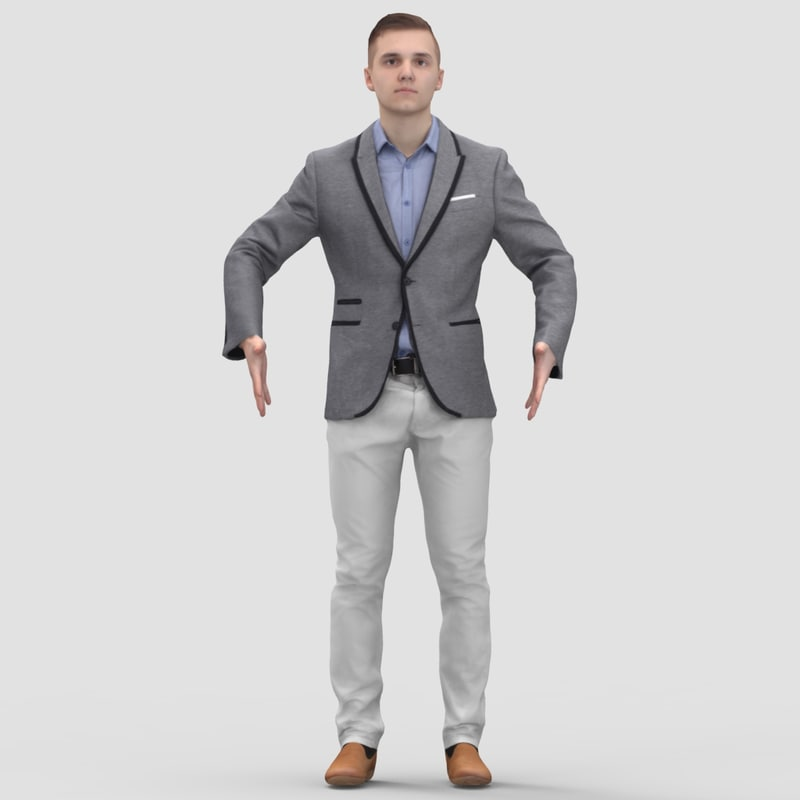
#> input picture image.jpg, 800 x 800 px
$ jupyter execute --allow-errors Pose_Detection.ipynb   (shell and % lines are left out)
#> lines starting #> are read from the running program, lines starting #| are printed output that depends on the picture
[cell 1]
%cd human-pose-estimation-opencv/

[cell 2]
import cv2 as cv
import numpy as np
from google.colab.patches import cv2_imshow

BODY_PARTS = { "Nose": 0, "Neck": 1, "RShoulder": 2, "RElbow": 3, "RWrist": 4,
               "LShoulder": 5, "LElbow": 6, "LWrist": 7, "RHip": 8, "RKnee": 9,
               "RAnkle": 10, "LHip": 11, "LKnee": 12, "LAnkle": 13, "REye": 14,
               "LEye": 15, "REar": 16, "LEar": 17, "Background": 18 }

POSE_PAIRS = [ ["Neck", "RShoulder"], ["Neck", "LShoulder"], ["RShoulder", "RElbow"],
               ["RElbow", "RWrist"], ["LShoulder", "LElbow"], ["LElbow", "LWrist"],
               ["Neck", "RHip"], ["RHip", "RKnee"], ["RKnee", "RAnkle"], ["Neck", "LHip"],
               ["LHip", "LKnee"], ["LKnee", "LAnkle"], ["Neck", "Nose"], ["Nose", "REye"],
               ["REye", "REar"], ["Nose", "LEye"], ["LEye", "LEar"] ]

width = 368
height = 368
inWidth = width
inHeight = height

#> (the rest of this cell did not finish here and is left out)

[cell 3]
input = cv.imread("image.jpg")
#> input is the input picture: shape (800, 800, 3); mean B, G, R 208.5, 208.1, 208.9
#> (the rest of this cell did not finish here and is left out)

[cell 4]
input = cv.imread("image1.jpg")
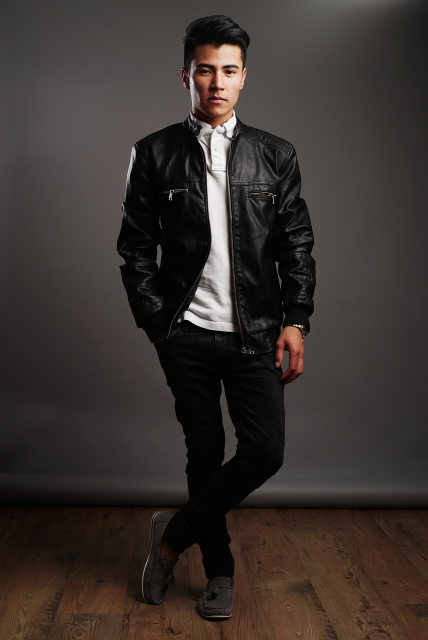
#> input picture image1.jpg, 855 x 1280 px (shown at 1/2 size)
#> input is the input picture: shape (1280, 855, 3); mean B, G, R 46.5, 50.4, 57.7
#> (the rest of this cell did not finish here and is left out)

[cell 5]
input = cv.imread("image2.jpg")
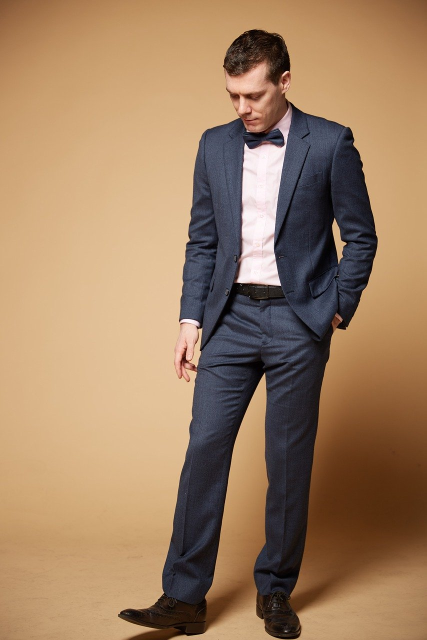
#> input picture image2.jpg, 853 x 1280 px (shown at 1/2 size)
#> input is the input picture: shape (1280, 853, 3); mean B, G, R 98.5, 128.2, 159.2
#> (the rest of this cell did not finish here and is left out)

[cell 6]
input = cv.imread("BabarAzam.jpg")
#> (the rest of this cell did not finish here and is left out)

[cell 7]
import cv2
cap = cv2.VideoCapture('dance.mp4')
ret, frame = cap.read()
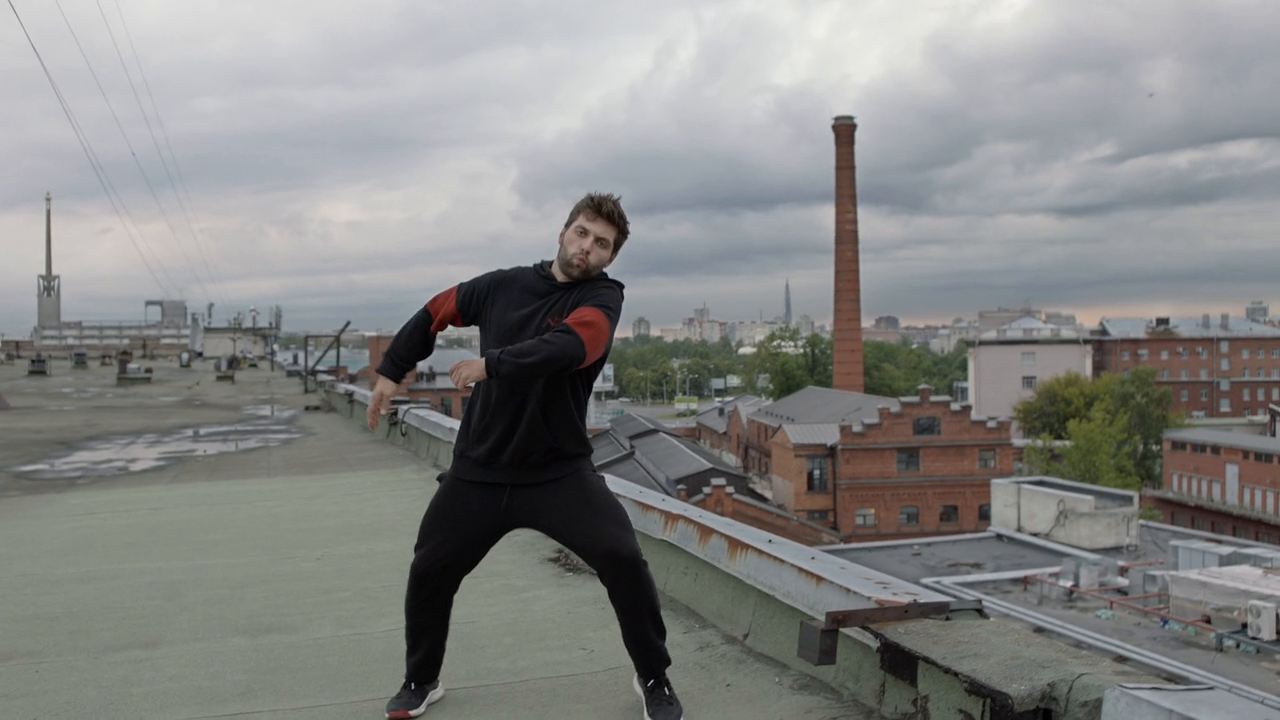
#> input picture frame 21 of dance.mp4, 1280 x 720 px
#> frame is the input picture: shape (720, 1280, 3); mean B, G, R 132.3, 133.9, 133.2
frame_height, frame_width, _ = frame.shape
#> frame_height = 720; frame_width = 1280
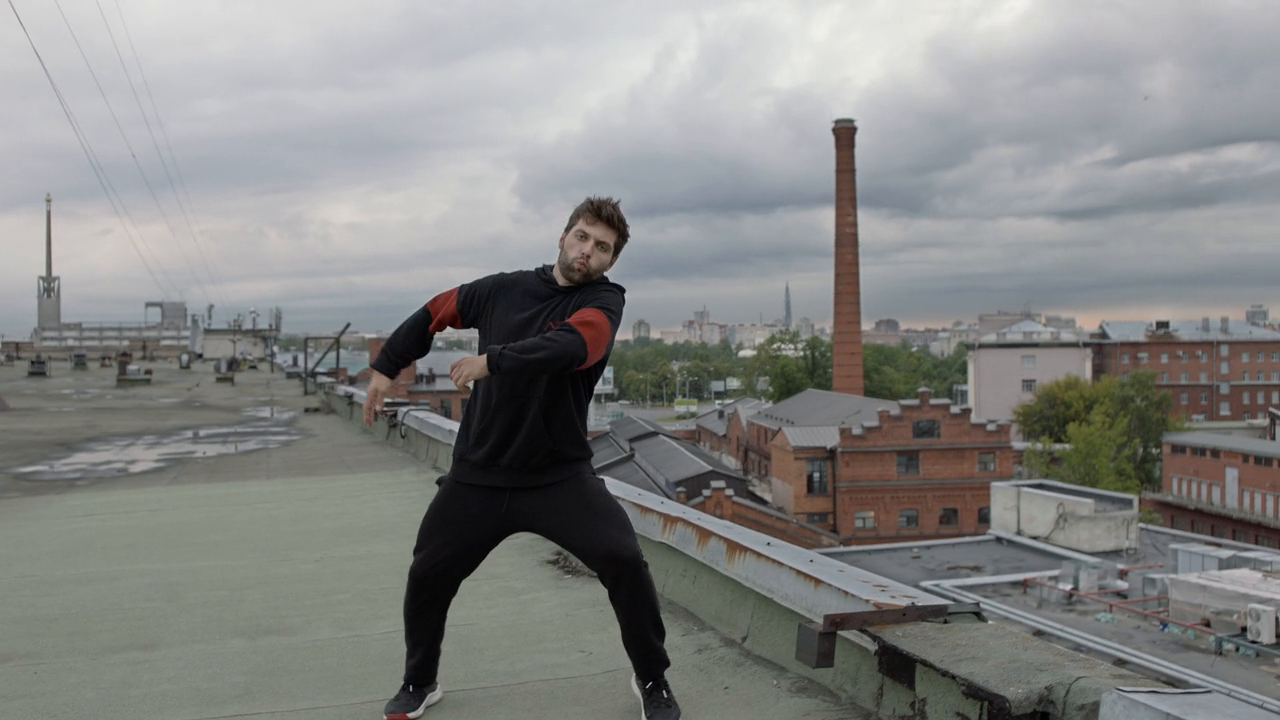
#> input picture frame 22 of dance.mp4, 1280 x 720 px
#> further down, frame is the input picture: shape (720, 1280, 3); mean B, G, R 132.4, 134.1, 133.3
out = cv2.VideoWriter('output.avi',cv2.VideoWriter_fourcc('M','J','P','G'), 10, (frame_width,frame_height))
print("Processing Video...")
#> (the rest of this cell did not finish here and is left out)
